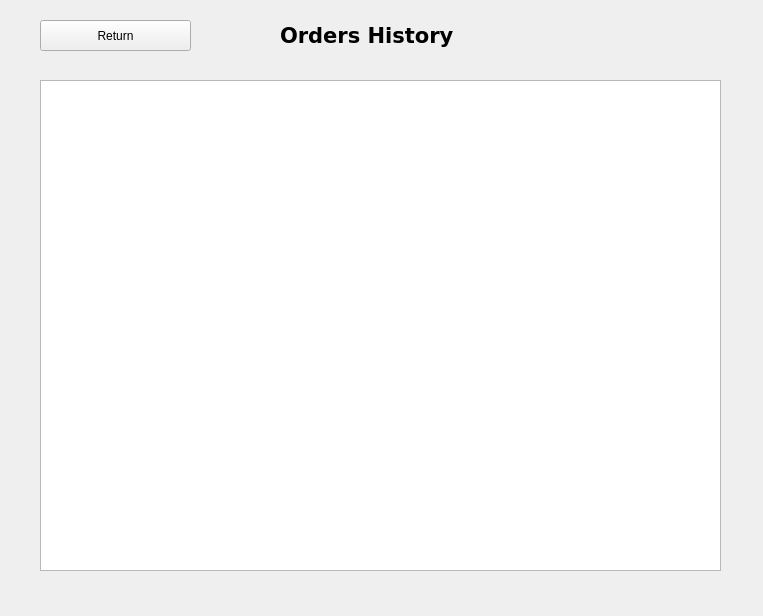
<?xml version="1.0" encoding="UTF-8"?>
<ui version="4.0">
 <class>Owner_OrderHistory</class>
 <widget class="QWidget" name="Owner_OrderHistory">
  <property name="geometry">
   <rect>
    <x>0</x>
    <y>0</y>
    <width>763</width>
    <height>616</height>
   </rect>
  </property>
  <property name="minimumSize">
   <size>
    <width>10</width>
    <height>0</height>
   </size>
  </property>
  <property name="windowTitle">
   <string>Form</string>
  </property>
  <widget class="QLabel" name="label">
   <property name="geometry">
    <rect>
     <x>280</x>
     <y>20</y>
     <width>221</width>
     <height>31</height>
    </rect>
   </property>
   <property name="font">
    <font>
     <family>DejaVu Sans</family>
     <pointsize>16</pointsize>
     <weight>75</weight>
     <bold>true</bold>
    </font>
   </property>
   <property name="text">
    <string>Orders History</string>
   </property>
  </widget>
  <widget class="QTableView" name="tableView">
   <property name="geometry">
    <rect>
     <x>40</x>
     <y>80</y>
     <width>681</width>
     <height>491</height>
    </rect>
   </property>
  </widget>
  <widget class="QPushButton" name="pushButton">
   <property name="geometry">
    <rect>
     <x>40</x>
     <y>20</y>
     <width>151</width>
     <height>31</height>
    </rect>
   </property>
   <property name="text">
    <string>Return</string>
   </property>
  </widget>
 </widget>
 <resources/>
 <connections/>
</ui>
